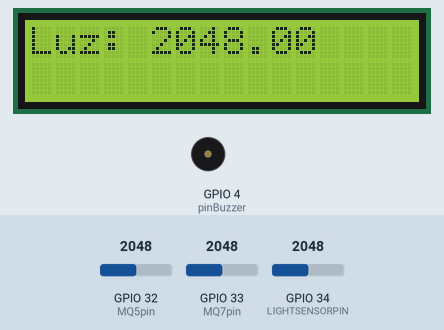
This sketch was run on a simulated ESP32. On the bench: 16×2 character LCD, buzzer (waves = sounding, pin HIGH). The inputs (shaded band) are chosen by the test bench; at power-on: GPIO 32 (MQ5pin) = 2048, GPIO 33 (MQ7pin) = 2048, GPIO 34 (LIGHTSENSORPIN) = 2048. WiFi joins after 1.5 s; servers stay silent unless stated; the local clock reads 2024-03-15 10:24:30 at power-on unless the sketch sets it; no MQTT or app messages arrive unless stated; what the sketch prints to the serial monitor is not drawn.

Above: at 5.6 s.
5.7 s: GPIO 32 (MQ5pin) set to 2866
At 12.8 s:
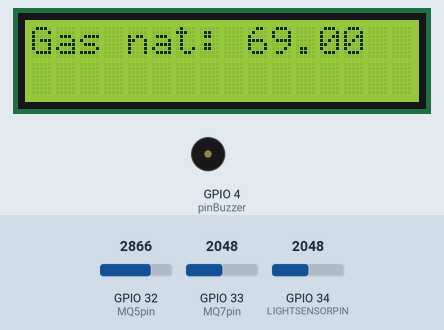
13.1 s: GPIO 33 (MQ7pin) set to 2866
At 16.8 s:
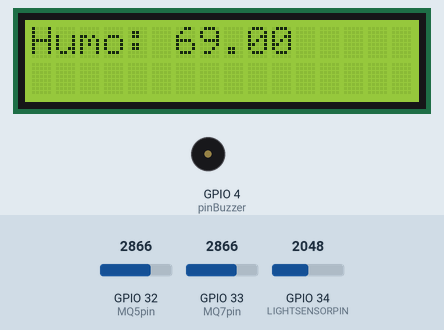
20.5 s: GPIO 34 (LIGHTSENSORPIN) set to 2866
At 25.8 s:
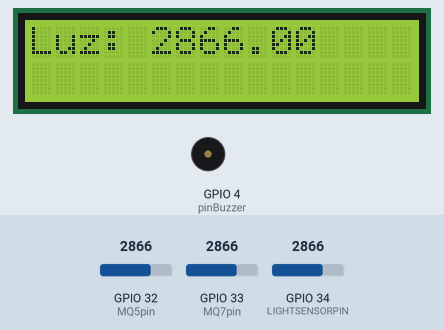
27.9 s: GPIO 32 (MQ5pin) set to 3603
At 32.8 s:
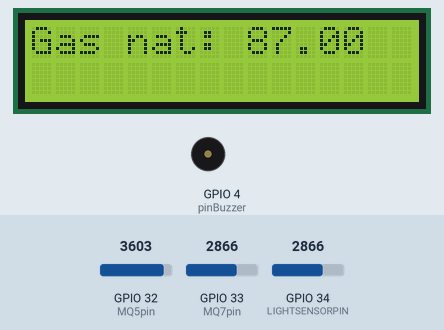
35.3 s: GPIO 33 (MQ7pin) set to 3603
At 41.8 s:
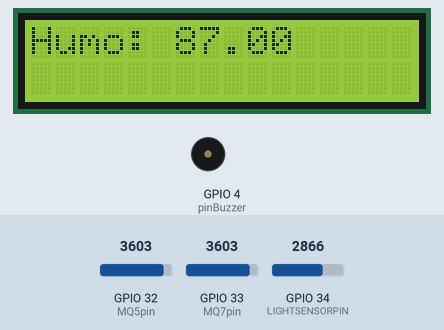
42.7 s: GPIO 34 (LIGHTSENSORPIN) set to 3603
At 45.8 s:
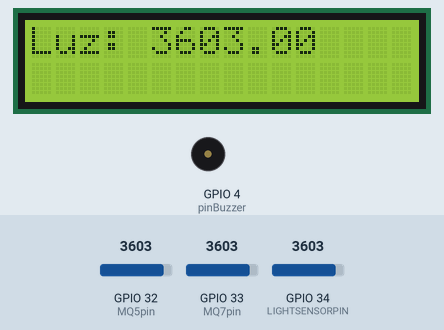
Timing chart, 0 to 51.1 s (numbered marks = the images above; inputs shaded):
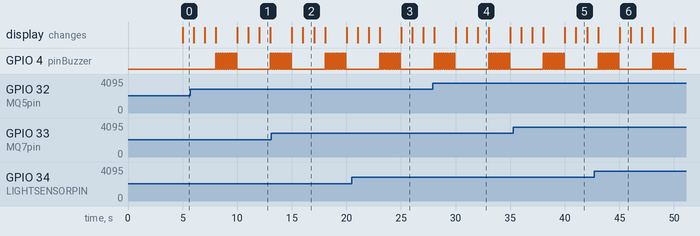

The sketch:

Codigo_que_funciona_sin_bmp.ino
```cpp
#include <LiquidCrystal_I2C.h>
#include <Wire.h>
#include <WiFi.h>
#include "AsyncMqttClient.h"
#include "time.h"
#include "Arduino.h"

//LCD
LiquidCrystal_I2C lcd(0x27, 16, 2);
#define I2C_SDA 26
#define I2C_SCL 27

//TEMT
#define LIGHTSENSORPIN 34
float NivelLuz;

//MQ
#define MQ7pin 33
float sensorMq7Value;

#define MQ5pin 32
float sensorMq5Value;

#define Peligro 30

//INTERVALOS
unsigned long now = 0;
unsigned long lastMeasure1 = 0;
#define interval1 5000

unsigned long lastMeasure2 = 0;
#define interval2 100

//Buzzer
#define pinBuzzer 4

#define ON 1
#define OFF 0

boolean state = false;


//MQTT
//////wifi
const char* ssid = "ORT-IoT";
const char* password = "OrtIOTnew22$2";

const char name_device = 15;  ////device numero de grupo 5A 1x siendo x el numero de grupo
///                        5B 2x siendo x el numero de grupo

// Timers auxiliar variables//////////////////////////
unsigned long lastMeasure3 = 0; ///variable para contar el tiempo actual
unsigned long lastMeasure4 = 0; ///variable para contar el tiempo actual

const unsigned long interval_envio = 30000;//Intervalo de envio de datos mqtt
const unsigned long interval_leeo =  60000;//Intervalo de lectura de datos y guardado en la cola
int i = 0;

///time
long unsigned int timestamp ;  // hora
const char* ntpServer = "south-america.pool.ntp.org";
const long  gmtOffset_sec = -10800;
const int   daylightOffset_sec = 0;

///variables ingresar a la cola struct
int indice_entra = 0;
int indice_saca = 0;
bool flag_vacio = 1;

/////mqqtt
#define MQTT_HOST IPAddress(10, 162, 24, 31)
#define MQTT_PORT 1883
#define MQTT_USERNAME "esp32"
#define MQTT_PASSWORD "mirko15"
char mqtt_payload[150] ;  /////
// Test MQTT Topic
#define MQTT_PUB "/esp32/datos_sensores"
AsyncMqttClient mqttClient;
TimerHandle_t mqttReconnectTimer;
TimerHandle_t wifiReconnectTimer;

typedef struct
{
  long time;
  float T1;///tempe
  float G5;///gas 5
  float G7;// gas 7
  float Presion; //presion
  float luz;
  bool Alarma;
  float ruido;
} estructura ;
/////////////////
const int valor_max_struct = 1000; ///valor vector de struct
estructura datos_struct [valor_max_struct];///Guardo valores hasta que lo pueda enviar
estructura aux2 ;


void setup() {
Wire.begin(I2C_SDA, I2C_SCL);
  lcd.init();
  lcd.backlight();
  lcd.clear();
Serial.begin(115200);

   pinMode (pinBuzzer, OUTPUT);

  setupmqtt();
  //Setup de time
  configTime(gmtOffset_sec, daylightOffset_sec, ntpServer);
}

void loop() {

  now = millis();
  Alarma();
   if ((now - lastMeasure1) >= interval1) {
    lastMeasure1 = now;
    // TEMT
    NivelLuz = analogRead(LIGHTSENSORPIN);
    float square_ratio = NivelLuz / 4095.0; //Get percent of maximum value (1023)
    square_ratio = pow(square_ratio, 2.0);

    //MQ
    sensorMq7Value = analogRead(MQ7pin) *100 / 4095;
    sensorMq5Value = analogRead(MQ5pin)*100 / 4095;

    //PRINTEO
    lcd.print("Luz: ");
    lcd.print(NivelLuz);
    delay(1000);
    lcd.clear();

    lcd.print("Humo: ");
    lcd.print(sensorMq7Value);
    delay(1000);
    lcd.clear();

    lcd.print("Gas nat: ");
    lcd.print(sensorMq5Value);
    delay(1000);
    lcd.clear();

    if (sensorMq7Value > Peligro || sensorMq5Value > Peligro) {

    Serial.println("Precaución");
  }

   }
     if (now - lastMeasure3 > interval_envio) {    ////envio el doble de lectura por si falla algun envio
    lastMeasure3 = now;/// cargo el valor actual de millis
    fun_envio_mqtt();///envio los valores por mqtt
  }
  if (now - lastMeasure4 > interval_leeo) {
    lastMeasure4 = now;/// cargo el valor actual de millis
    fun_entra(); ///ingreso los valores a la cola struct
  }

}
void Alarma() {
  if (sensorMq7Value > Peligro || sensorMq5Value > Peligro) {
    switch (state) {
      case OFF:
        if ((now - lastMeasure2) >= interval2) {
          digitalWrite(pinBuzzer, HIGH);
          lastMeasure2 = now;
          state = ON;
        }
        break;

      case ON:
        if ((now - lastMeasure2) >= interval2) {
          digitalWrite(pinBuzzer, LOW);
          lastMeasure2 = now;
          state = OFF;
        }
        break;
    }
  }
}

void setupmqtt()
{
  mqttReconnectTimer = xTimerCreate("mqttTimer", pdMS_TO_TICKS(2000), pdFALSE, (void*)0, reinterpret_cast<TimerCallbackFunction_t>(connectToMqtt));
  wifiReconnectTimer = xTimerCreate("wifiTimer", pdMS_TO_TICKS(2000), pdFALSE, (void*)0, reinterpret_cast<TimerCallbackFunction_t>(connectToWifi));
  WiFi.onEvent(WiFiEvent);
  mqttClient.onConnect(onMqttConnect);
  mqttClient.onDisconnect(onMqttDisconnect);
  mqttClient.onPublish(onMqttPublish);
  mqttClient.setServer(MQTT_HOST, MQTT_PORT);
  mqttClient.setCredentials(MQTT_USERNAME, MQTT_PASSWORD);
  connectToWifi();
}

void fun_envio_mqtt ()
{
  fun_saca ();////veo si hay valores nuevos
  if (flag_vacio == 0) ////si hay los envio
  {
    Serial.print("enviando");
    ////genero el string a enviar
    snprintf (mqtt_payload, 150, "%u&%ld&%.2f&%.2f&%.2f&%.2f&%.2f&%.2f&%u", name_device, aux2.time, aux2.T1, aux2.G5, aux2.G7, aux2.Presion, aux2.luz, aux2.ruido, aux2.Alarma); //random(10,50)
    aux2.time = 0; ///limpio valores
    aux2.T1 = 0;
    aux2.G5 = 0;
    aux2.G7 = 0;
    aux2.Presion = 0;
    aux2.luz = 0;
    aux2.Alarma = 0;
    aux2.ruido = 0;

    Serial.print("Publish message: ");
    Serial.println(mqtt_payload);
    // Publishes Temperature and Humidity values
    uint16_t packetIdPub1 = mqttClient.publish(MQTT_PUB, 1, true, mqtt_payload);
  }
  else
  {
    Serial.println("no hay valores nuevos");
  }
}///////////////////////////////////////////////////

void connectToWifi() {
  Serial.println("Connecting to Wi-Fi...");
  WiFi.begin(ssid, password);
}///////////////////////////////////////////////////
void connectToMqtt() {
  Serial.println("Connecting to MQTT...");
  mqttClient.connect();
}///////////////////////////////////////////////////

void WiFiEvent(WiFiEvent_t event) {
  Serial.printf("[WiFi-event] event: %d\n", event);
  switch (event) {
    case SYSTEM_EVENT_STA_GOT_IP:
      Serial.println("WiFi connected");
      Serial.println("IP address: ");
      Serial.println(WiFi.localIP());
      connectToMqtt();
      break;
    case SYSTEM_EVENT_STA_DISCONNECTED:
      Serial.println("WiFi lost connection");
      xTimerStop(mqttReconnectTimer, 0); // ensure we don't reconnect to MQTT while reconnecting to Wi-Fi
      xTimerStart(wifiReconnectTimer, 0);
      break;
  }
}///////////////////////////////////////////////////
////////////////NO TOCAR FUNCIONES MQTT///////////////////////////////////
void onMqttConnect(bool sessionPresent) {
  Serial.println("Connected to MQTT.");
  Serial.print("Session present: ");
  Serial.println(sessionPresent);
}///////////////////////////////////////////////////

////////////////NO TOCAR FUNCIONES MQTT///////////////////////////////////
void onMqttDisconnect(AsyncMqttClientDisconnectReason reason) {
  Serial.println("Disconnected from MQTT.");
  if (WiFi.isConnected()) {
    xTimerStart(mqttReconnectTimer, 0);
  }
}
////////////////NO TOCAR FUNCIONES MQTT///////////////////////////////////
void onMqttPublish(uint16_t packetId) {
  Serial.print("Publish acknowledged.");
  Serial.print("  packetId: ");
  Serial.println(packetId);
}///////////////////////////////////////////////////

///////////////////////////////////////////////////////////////////////////
/////////////Funcion que saca un valor de la estructura para enviar //////
///////////////////////////////////////////////////////////////////////
void fun_saca () {
  if (indice_saca != indice_entra)
  {
    aux2.time = datos_struct[indice_saca].time;
    aux2.T1 = datos_struct[indice_saca].T1;
    aux2.G5 = datos_struct[indice_saca].G5;
    aux2.G7 = datos_struct[indice_saca].G7;
    aux2.Presion = datos_struct[indice_saca].Presion;
    aux2.luz = datos_struct[indice_saca].luz;
    aux2.Alarma = datos_struct[indice_saca].Alarma;
    aux2.ruido = datos_struct[indice_saca].ruido;

    flag_vacio = 0;

    Serial.println(indice_saca);
    if (indice_saca >= (valor_max_struct - 1))
    {
      indice_saca = 0;
    }
    else
    {
      indice_saca++;
    }
    Serial.print("saco valores de la struct isaca:");
    Serial.println(indice_saca);
  }
  else
  {
    flag_vacio = 1; ///// no hay datos
  }
  return ;
}
/////////////////////////////////////////////////////////////////////
/////////////funcion que ingresa valores a la cola struct///////////
///////////////////////////////////////////////////////////////////
void fun_entra (void)
{
  if (indice_entra >= valor_max_struct)
  {
    indice_entra = 0; ///si llego al maximo de la cola se vuelve a cero
  }
  //////////// timestamp/////// consigo la hora
  Serial.print("> NTP Time:");
  timestamp =  time(NULL);
  struct tm timeinfo;
  if (!getLocalTime(&timeinfo)) {
    Serial.println("Failed to obtain time");
    return;  //// si no puede conseguir la hora
  }
  Serial.println(&timeinfo, "%A, %B %d %Y %H:%M:%S");
  ///////////////////////// fin de consigo la hora
  datos_struct[indice_entra].time = timestamp;
  datos_struct[indice_entra].G5 = sensorMq5Value; //// se puede pasar por un parametro
  datos_struct[indice_entra].G7 = sensorMq7Value;
  datos_struct[indice_entra].luz = NivelLuz;
  datos_struct[indice_entra].ruido = 0; ///// valores motor
  datos_struct[indice_entra].Alarma = state;
  indice_entra++;
  Serial.print("saco valores de la struct ientra");
  Serial.println(indice_entra);
}
```

Measured:
- what the display in image 1 shows lasts 1.0 s, from 12.0 s to 13.0 s
